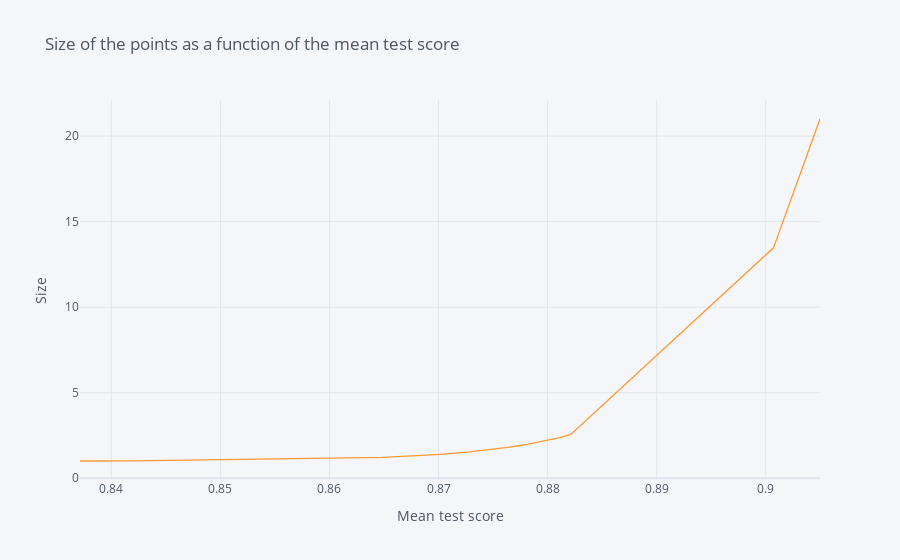

The notebook cell saved with this chart:
### Code cell
df_gridsearch.RMSE.max()

df_gridsearch.RMSE.sort_values().reset_index(drop=True)

df = pd.DataFrame(data=df_gridsearch.RMSE.sort_values().reset_index(drop=True))
df

df['size'] = (df.RMSE / df.RMSE.max()) ** 100 * 20 + 1

df.iplot(kind='scatter', 
         mode='lines',
         x='RMSE',
         size=5,
         xTitle='Mean test score',
         yTitle='Size',
         title='Size of the points as a function of the mean test score')

df_gridsearch['size'] = (df_gridsearch.RMSE / 
                         df_gridsearch.RMSE.max()) ** 100 * 20 + 1

### Figure 1 — Plotly figure (JSON) as saved in the notebook; plotly's stock layout.template omitted (floating-point values rounded to 4 significant figures; data arrays with more than 128 entries replaced by an {"elided": "..."} marker saying what was removed)
{"data": [{"line": {"color": "rgba(255, 153, 51, 1.0)", "dash": "solid", "shape": "linear", "width": 1.3}, "mode": "lines", "name": "size", "text": "", "type": "scatter", "x": {"elided": "320 float values"}, "y": {"elided": "320 float values"}}], "layout": {"legend": {"bgcolor": "#F5F6F9", "font": {"color": "#4D5663"}}, "paper_bgcolor": "#F5F6F9", "plot_bgcolor": "#F5F6F9", "title": {"font": {"color": "#4D5663"}, "text": "Size of the points as a function of the mean test score"}, "xaxis": {"gridcolor": "#E1E5ED", "showgrid": true, "tickfont": {"color": "#4D5663"}, "title": {"font": {"color": "#4D5663"}, "text": "Mean test score"}, "zerolinecolor": "#E1E5ED"}, "yaxis": {"gridcolor": "#E1E5ED", "showgrid": true, "tickfont": {"color": "#4D5663"}, "title": {"font": {"color": "#4D5663"}, "text": "Size"}, "zerolinecolor": "#E1E5ED"}}}
